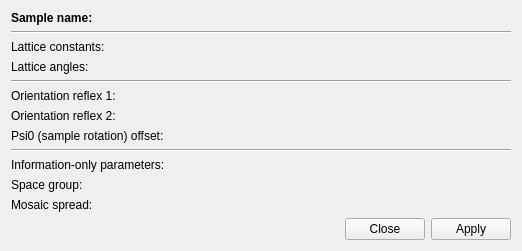
<?xml version="1.0" encoding="UTF-8"?>
<ui version="4.0">
 <class>Form</class>
 <widget class="QWidget" name="Form">
  <property name="geometry">
   <rect>
    <x>0</x>
    <y>0</y>
    <width>508</width>
    <height>242</height>
   </rect>
  </property>
  <property name="windowTitle">
   <string>Form</string>
  </property>
  <layout class="QVBoxLayout" name="verticalLayout">
   <item>
    <layout class="QGridLayout" name="gridLayout">
     <item row="8" column="0" colspan="2">
      <widget class="Line" name="line_3">
       <property name="orientation">
        <enum>Qt::Horizontal</enum>
       </property>
      </widget>
     </item>
     <item row="1" column="0" colspan="2">
      <widget class="Line" name="line">
       <property name="orientation">
        <enum>Qt::Horizontal</enum>
       </property>
      </widget>
     </item>
     <item row="6" column="0">
      <widget class="QLabel" name="label_3">
       <property name="text">
        <string>Orientation reflex 2:</string>
       </property>
      </widget>
     </item>
     <item row="5" column="0">
      <widget class="QLabel" name="label_8">
       <property name="text">
        <string>Orientation reflex 1:</string>
       </property>
      </widget>
     </item>
     <item row="2" column="0">
      <widget class="QLabel" name="label_6">
       <property name="text">
        <string>Lattice constants:</string>
       </property>
      </widget>
     </item>
     <item row="0" column="0">
      <widget class="QLabel" name="label_4">
       <property name="font">
        <font>
         <weight>75</weight>
         <bold>true</bold>
        </font>
       </property>
       <property name="text">
        <string>Sample name:</string>
       </property>
      </widget>
     </item>
     <item row="0" column="1">
      <widget class="DeviceParamEdit" name="samplenameEdit">
       <property name="dev" stdset="0">
        <string>Sample</string>
       </property>
       <property name="param" stdset="0">
        <string>samplename</string>
       </property>
      </widget>
     </item>
     <item row="10" column="0">
      <widget class="QLabel" name="label_2">
       <property name="text">
        <string>Space group:</string>
       </property>
      </widget>
     </item>
     <item row="7" column="0">
      <widget class="QLabel" name="label_5">
       <property name="text">
        <string>Psi0 (sample rotation) offset:</string>
       </property>
      </widget>
     </item>
     <item row="3" column="0">
      <widget class="QLabel" name="label">
       <property name="text">
        <string>Lattice angles:</string>
       </property>
      </widget>
     </item>
     <item row="2" column="1">
      <widget class="DeviceParamEdit" name="latticeEdit">
       <property name="dev" stdset="0">
        <string>Sample</string>
       </property>
       <property name="param" stdset="0">
        <string>lattice</string>
       </property>
      </widget>
     </item>
     <item row="4" column="0" colspan="2">
      <widget class="Line" name="line_2">
       <property name="orientation">
        <enum>Qt::Horizontal</enum>
       </property>
      </widget>
     </item>
     <item row="3" column="1">
      <widget class="DeviceParamEdit" name="anglesEdit">
       <property name="dev" stdset="0">
        <string>Sample</string>
       </property>
       <property name="param" stdset="0">
        <string>angles</string>
       </property>
      </widget>
     </item>
     <item row="5" column="1">
      <widget class="DeviceParamEdit" name="orient1Edit">
       <property name="dev" stdset="0">
        <string>Sample</string>
       </property>
       <property name="param" stdset="0">
        <string>orient1</string>
       </property>
      </widget>
     </item>
     <item row="6" column="1">
      <widget class="DeviceParamEdit" name="orient2Edit">
       <property name="dev" stdset="0">
        <string>Sample</string>
       </property>
       <property name="param" stdset="0">
        <string>orient2</string>
       </property>
      </widget>
     </item>
     <item row="11" column="0">
      <widget class="QLabel" name="label_7">
       <property name="text">
        <string>Mosaic spread:</string>
       </property>
      </widget>
     </item>
     <item row="9" column="0">
      <widget class="QLabel" name="label_9">
       <property name="text">
        <string>Information-only parameters:</string>
       </property>
      </widget>
     </item>
     <item row="7" column="1">
      <widget class="DeviceParamEdit" name="psi0Edit">
       <property name="dev" stdset="0">
        <string>Sample</string>
       </property>
       <property name="param" stdset="0">
        <string>psi0</string>
       </property>
      </widget>
     </item>
     <item row="10" column="1">
      <widget class="DeviceParamEdit" name="spacegroupEdit">
       <property name="dev" stdset="0">
        <string>Sample</string>
       </property>
       <property name="param" stdset="0">
        <string>spacegroup</string>
       </property>
      </widget>
     </item>
     <item row="11" column="1">
      <widget class="DeviceParamEdit" name="mosaicEdit">
       <property name="dev" stdset="0">
        <string>Sample</string>
       </property>
       <property name="param" stdset="0">
        <string>mosaic</string>
       </property>
      </widget>
     </item>
    </layout>
   </item>
   <item>
    <spacer name="verticalSpacer">
     <property name="orientation">
      <enum>Qt::Vertical</enum>
     </property>
     <property name="sizeHint" stdset="0">
      <size>
       <width>500</width>
       <height>20</height>
      </size>
     </property>
    </spacer>
   </item>
   <item>
    <widget class="QDialogButtonBox" name="buttonBox">
     <property name="standardButtons">
      <set>QDialogButtonBox::Apply|QDialogButtonBox::Close</set>
     </property>
    </widget>
   </item>
  </layout>
 </widget>
 <customwidgets>
  <customwidget>
   <class>DeviceParamEdit</class>
   <extends>DeviceValueEdit</extends>
   <header>nicos.guisupport.typedvalue</header>
  </customwidget>
  <customwidget>
   <class>DeviceValueEdit</class>
   <extends>QWidget</extends>
   <header>nicos.guisupport.typedvalue</header>
  </customwidget>
 </customwidgets>
 <resources/>
 <connections/>
</ui>
